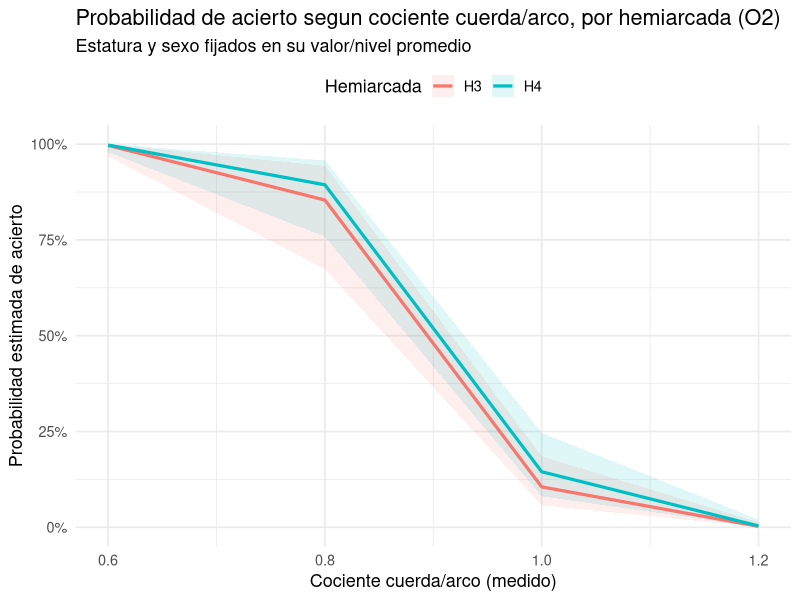
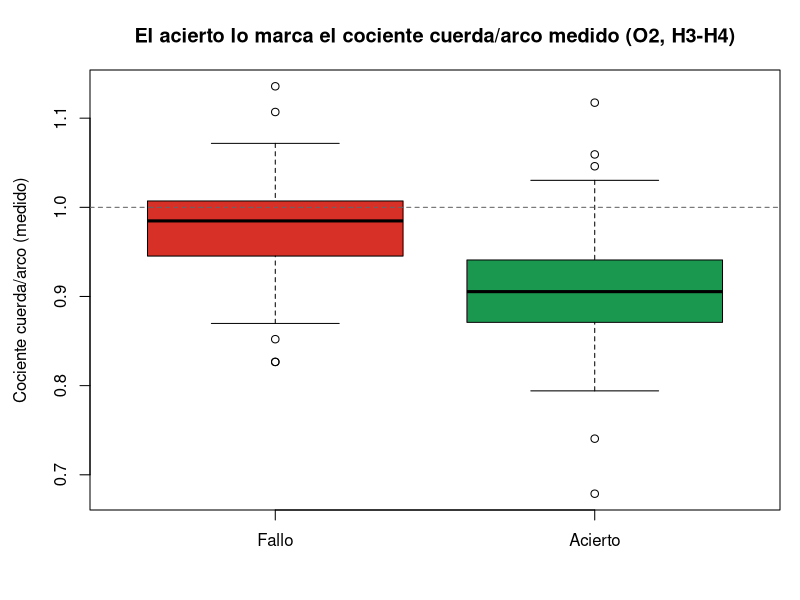
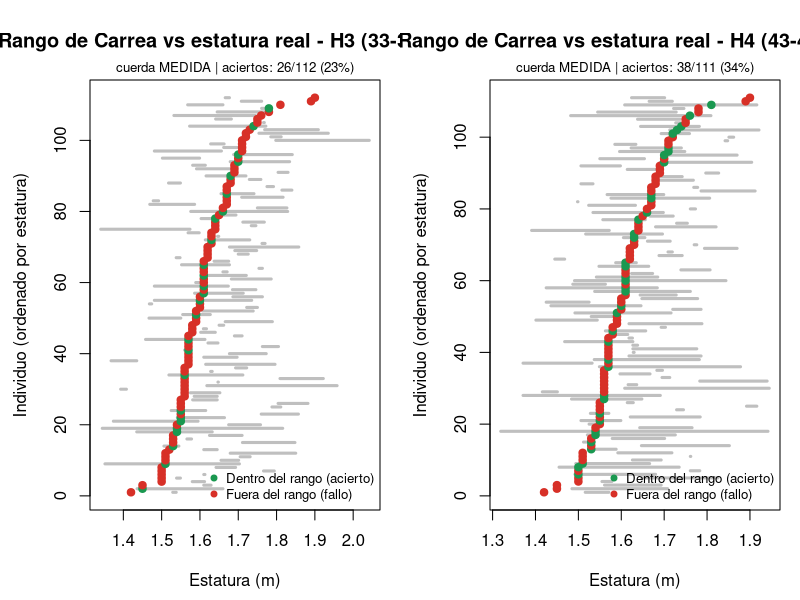

Generate these figures, in order, with R:
# ================================================================
# Caracteristicas de los individuos con estimacion CORRECTA - Observador 2
# ================================================================
# Replica de Analisis_aciertos_130.R sobre resultados/estimaciones_130_O2.csv
# (mediciones individuales del Observador 2, generado por
# Cuerda_geometrica_130_O2.R). Ejecutar despues de ese script.
# ================================================================

library(dplyr)
library(ggplot2)
library(ggeffects)

est <- read.csv("resultados/estimaciones_130_O2.csv", stringsAsFactors = FALSE, check.names = FALSE)
est <- est %>% mutate(ratio = cuerda_medida / arco, acierto = acierto_med == 1)

etiquetas <- c(H3 = "H3 (33-31)", H4 = "H4 (43-41)")

resumen <- function(d, etq) {
  data.frame(
    grupo       = etq,
    n           = nrow(d),
    estatura_m  = round(mean(d$Estatura), 3),
    estatura_sd = round(sd(d$Estatura), 3),
    pct_H       = round(mean(d$Sexo == "M") * 100, 0),
    edad        = round(mean(d$Edad, na.rm = TRUE), 1),
    arco        = round(mean(d$arco), 2),
    cuerda      = round(mean(d$cuerda_medida), 2),
    cuerda_arco = round(mean(d$ratio), 3)
  )
}

for (h in names(etiquetas)) {
  d  <- est %>% filter(hemiarcada == h)
  ac <- d %>% filter(acierto); fa <- d %>% filter(!acierto)
  cat(sprintf("\n=== %s O2 (n=%d) ===\n", etiquetas[h], nrow(d)))
  cat(sprintf("Aciertos: %d (%.1f%%) | Fallos: %d\n",
              nrow(ac), nrow(ac) / nrow(d) * 100, nrow(fa)))
  if (nrow(ac) > 0 && nrow(fa) > 0) {
    print(rbind(resumen(ac, "ACIERTOS"), resumen(fa, "FALLOS")), row.names = FALSE)
    cat(sprintf("Discriminante: cociente cuerda/arco MEDIDO %.3f (aciertos) vs %.3f (fallos).\n",
                mean(ac$ratio), mean(fa$ratio)))
  } else {
    cat("(sin variacion de acierto/fallo en esta hemiarcada - no aplica comparacion)\n")
  }
}

# Modelo logistico: el cociente cuerda/arco (y la hemiarcada) predicen el acierto?
cat("\n=== Que predice el acierto? (regresion logistica, H3-H4, O2) ===\n")
est <- est %>%
  mutate(acierto_f = factor(ifelse(acierto, "si", "no"), levels = c("no", "si")),
         Sexo_f    = factor(Sexo),
         hemi_f    = factor(hemiarcada))
mod <- glm(acierto_f ~ ratio + Estatura + Sexo_f + hemi_f, data = est, family = binomial)
print(summary(mod)$coefficients)

dir_fig <- "reporte/figuras"
if (!dir.exists(dir_fig)) dir.create(dir_fig, recursive = TRUE)

predicciones <- ggpredict(mod, terms = c("ratio", "hemi_f"))
png(file.path(dir_fig, "aciertos130_O2_prob_logistica.png"), width = 1100, height = 700, res = 130)
print(
  ggplot(predicciones, aes(x = x, y = predicted, color = group, fill = group)) +
    geom_ribbon(aes(ymin = conf.low, ymax = conf.high), alpha = 0.12, color = NA) +
    geom_line(linewidth = 1.1) +
    labs(title = "Probabilidad de acierto segun cociente cuerda/arco, por hemiarcada (O2)",
         subtitle = "Estatura y sexo fijados en su valor/nivel promedio",
         x = "Cociente cuerda/arco (medido)", y = "Probabilidad estimada de acierto",
         color = "Hemiarcada", fill = "Hemiarcada") +
    scale_y_continuous(labels = scales::percent, limits = c(0, 1)) +
    theme_minimal(base_size = 13) + theme(legend.position = "top")
)
dev.off()

# ----------------------------------------------------------------
# Graficos de observacion
# ----------------------------------------------------------------
png(file.path(dir_fig, "aciertos130_O2_ratio.png"), width = 1000, height = 700, res = 130)
par(mar = c(4.5, 4.5, 3.5, 1))
boxplot(ratio ~ acierto, data = est, names = c("Fallo", "Acierto"), xlab = "",
        col = c("#D73027", "#1A9850"), ylab = "Cociente cuerda/arco (medido)",
        main = "El acierto lo marca el cociente cuerda/arco medido (O2, H3-H4)")
abline(h = 1, lty = 2, col = "grey40")
dev.off()

plot_brackets <- function(d, etq, tmin, tmax, ok, sub) {
  d <- d %>% filter(!is.na(.data[[tmin]]), !is.na(.data[[tmax]])) %>% arrange(Estatura)
  n <- nrow(d)
  plot(NA, xlim = range(c(d[[tmin]], d[[tmax]], d$Estatura)), ylim = c(0.5, n + 0.5),
       xlab = "Estatura (m)", ylab = "Individuo (ordenado por estatura)",
       main = sprintf("Rango de Carrea vs estatura real - %s", etq))
  mtext(sprintf("%s | aciertos: %d/%d (%.0f%%)", sub, sum(d[[ok]]), n, mean(d[[ok]]) * 100),
        side = 3, line = 0.2, cex = 0.8)
  segments(d[[tmin]], 1:n, d[[tmax]], 1:n, col = "grey75", lwd = 3)
  points(d$Estatura, 1:n, pch = 19, col = ifelse(d[[ok]] == 1, "#1A9850", "#D73027"))
  legend("bottomright", c("Dentro del rango (acierto)", "Fuera del rango (fallo)"),
         pch = 19, col = c("#1A9850", "#D73027"), bty = "n", cex = 0.8)
}

png(file.path(dir_fig, "aciertos130_O2_bracket_H3_H4.png"), width = 1700, height = 850, res = 130)
par(mfrow = c(1, 2), mar = c(4.5, 4.5, 4, 1))
plot_brackets(est %>% filter(hemiarcada == "H3"), paste(etiquetas["H3"], "- O2"), "Tmin_med", "Tmax_med", "acierto_med", "cuerda MEDIDA")
plot_brackets(est %>% filter(hemiarcada == "H4"), paste(etiquetas["H4"], "- O2"), "Tmin_med", "Tmax_med", "acierto_med", "cuerda MEDIDA")
dev.off()
par(mfrow = c(1, 1))

cat("\nFiguras guardadas en", dir_fig, "(aciertos130_O2_*.png)\n")
